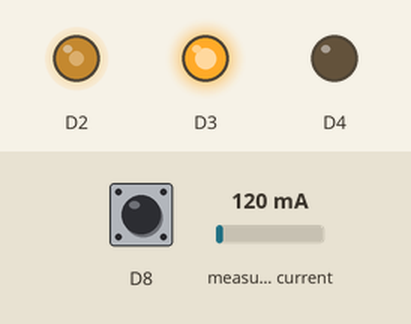
This program was run on a simulated Arduino Due. Shown: output pins drawn as LEDs (lit = HIGH). The test bench sets the inputs (shaded band); at power-on: measured current 120 mA, D8 HIGH. What the program prints to the serial monitor is not drawn.

Above: at 1.2 s.
1.3 s: measured current set to 40 mA
3.2 s: D8 driven LOW
5.1 s: measured current set to 500 mA
7.0 s: D8 pulsed HIGH 2 times (0.12 s each, 0.3 s apart)
9.1 s: D8 pulsed HIGH 5 times (0.12 s each, 0.3 s apart)
Timing chart, 0 to 12.1 s (numbered marks = the images above; inputs shaded):
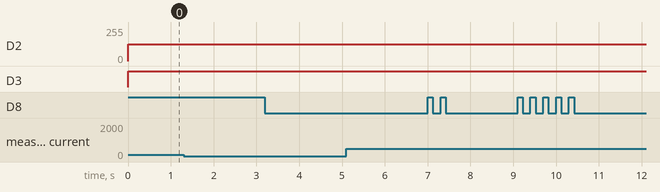

The program:

main.cpp
```cpp
#include <Arduino.h>
#include <Adafruit_INA219.h>
#include <TaskScheduler.h>

Scheduler SchedulerA;
Adafruit_INA219 ina219;

int vel = 2000;

float BusVoltage = 0;

typedef union
{
  float cfloat;
  uint8_t cbytes[4];
} current;

typedef union
{
  float efloat;
  uint8_t ebytes[4];
} encoderpulsos;

current currentmA;

encoderpulsos encoderCount;

void Encoder()
{
  encoderCount.efloat++;
}

void EncoderSend()
{

  Serial.write('S');

  for (int i = 0; i < 4; i++)
  {
    Serial.write(encoderCount.ebytes[i]);
  }

  for (int i = 0; i < 4; i++)
  {
    Serial.write(currentmA.cbytes[i]);
  }

  Serial.write('\n');
}

Task EncoderTask(5, TASK_FOREVER, &EncoderSend);

void setup(void)
{
  Serial.begin(115200);
  SchedulerA.addTask(EncoderTask);
  EncoderTask.enable();

  encoderCount.efloat = 0;

  // Iniciar el INA219
  if (!ina219.begin())
  {
    Serial.println("Failed to find INA219 chip");
    while (1)
    {
      delay(10);
    }
  }

  // ina219.setCalibration_32V_1A();
  ina219.setCalibration_16V_400mA();

  Serial.println("INA219 iniciado...");

  pinMode(2, OUTPUT);
  pinMode(3, OUTPUT);
  pinMode(4, OUTPUT);
  pinMode(8, INPUT);
  attachInterrupt(digitalPinToInterrupt(8), Encoder, FALLING);
  analogWriteResolution(12);
}

void loop(void)
{
  SchedulerA.execute();

  // Obtener mediciones
  // shunt = ina219.getShuntVoltage_mV();
  // BusVoltage = ina219.getBusVoltage_V();
  currentmA.cfloat = ina219.getCurrent_mA();
  // ina219.getCurrent_mA();

  // delay(2000);

  digitalWrite(3, HIGH);
  digitalWrite(4, LOW);
  analogWrite(2, vel); // 0 a 4095
}
```
